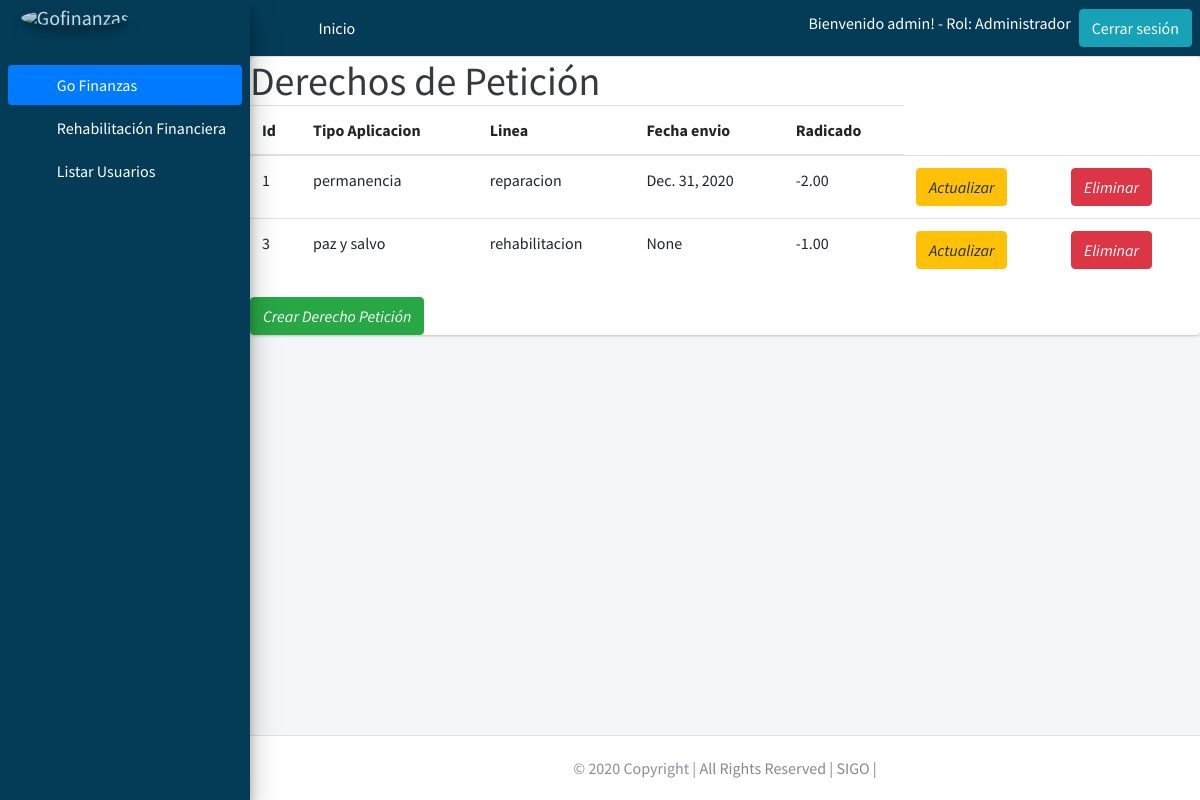
The app's page /listarderechopeticion/3/ (signed in) with its own data.
### users/models.py (models this page shows, shortened)
class Profile(models.Model):
    user = models.OneToOneField(User, on_delete=models.PROTECT)
    rol = models.ForeignKey(Rol, on_delete=models.PROTECT)
    class Meta:
        permissions = (("registrarusuarios", "registrarusuarios"),)

class Rol(models.Model):
    descripcion = models.CharField(max_length=30)

### gestionfinanciera/models.py (models this page shows, shortened)
class Right_Petition(models.Model):
    Type_Application = models.CharField(max_length=20, null=False,blank=True)
    Line = models.CharField(max_length=20, null=False,blank=True)
    Send_Date = models.DateField(default=datetime.datetime.today, blank=True, null=True)
    Filed_Number = models.DecimalField(max_digits=20, decimal_places=2, null=True)
    Reply_Date = models.DateField(default=datetime.datetime.today, blank=True, null=True)
    Process_State = models.CharField(max_length=20, null=True,blank=True)
    Reply = models.CharField(max_length=250, null=True,blank=True)
    Guardianship_Date = models.DateField(default=datetime.datetime.today, blank=True, null=True)
    Court = models.CharField(max_length=20, null=True,blank=True)
    Guardianship_Response_Date = models.DateField(default=datetime.datetime.today, blank=True, null=True)
    Observation = models.CharField(max_length=1000, null=True,blank=True)
    Fk_Management_Type = models.ForeignKey(Management_Type, null=True, on_delete = models.CASCADE,blank=True) # se crea una llave foranea llamando al modelo

### gestionfinanciera/views.py (the view)
# urls.py: path('listarderechopeticion/<int:pk>/', views.RightPetitionView.as_view(), name= 'listarderechopeticion'),# ruta pra mostrar las derechos de peticion registrados de cada cliente
class RightPetitionView(ListView):
    model = Right_Petition
    template_name = 'gestionfinanciera/obligation/right_petition_list.html'
    def get_context_data(self,**kwargs):
        context = super(RightPetitionView,self).get_context_data(**kwargs)
        context['derechopeticion'] = Right_Petition.objects.filter(Fk_Management_Type=self.kwargs['pk'])
        context['management_typeId'] = self.kwargs['pk']
        return context

### Templates/gestionfinanciera/obligation/right_petition_list.html
{% extends 'base/base.html' %}
{% block content %}
          <div class="card blue ">
            <h1 class="m-0 text-dark">Derechos de Petición</h1>
            <table class="table ">
              <div class="card-content white-text">
                <thead>
                  <tr>
                    <th>Id</th>
                    <th>Tipo Aplicacion</th>
                    <th>Linea</th>
                    <th>Fecha envio</th>
                    <th>Radicado</th>
                  </tr>
                </thead>
                <tbody>
                  {% for data in derechopeticion %}
                  <tr>
                    <td>{{ data.id }}</td>
                    <td>{{ data.Type_Application }}</td>
                    <td>{{ data.Line }}</td>
                    <td>{{ data.Send_Date }}</td>
                    <td>{{ data.Filed_Number }}</td>
                    <td>
                        <a href="{% url 'editarderechopeticion' data.id %}" class="btn btn-warning">
                          <i class="material-icons">Actualizar</i>
                        </a>
                    </td>
                    <td>
                      <a href="{% url 'eliminarderechopeticion' data.id %}" class="btn btn-danger">
                        <i class="material-icons">Eliminar</i>
                      </a>
                  </td>
                  </tr>
                  {% endfor %}
                </tbody>
                </div>
              </table>
              <div class="fixed-action-btn">
                <a href="{% url 'crearderechopeticion' management_typeId%}" class="btn btn-success">
                  <i class="large material-icons">Crear Derecho Petición</i>
                </a>
              </div>
            </div>
{% endblock %}

### Templates/base/base.html (shortened to what this page needs)
{% load static %}
<!DOCTYPE html>
<html lang="en">
<head>
  <link rel="stylesheet" href="{% static 'plugins/fontawesome-free/css/all.min.css' %}">
  <link rel="stylesheet" href="{% static 'plugins/overlayScrollbars/css/OverlayScrollbars.min.css' %} ">
  <link rel="stylesheet" href="{% static 'dist/css/adminlte.min.css' %} ">
</head>
<body class="hold-transition sidebar-mini layout-fixed layout-navbar-fixed layout-footer-fixed">
<div class="wrapper">
  <nav class="main-header navbar navbar-expand navbar-white navbar-light" style="background-color:#043c58 ;">
    <ul class="navbar-nav  mr-auto">
      <li class="nav-item">
        <a class="nav-link" data-widget="pushmenu" href="#" role="button"><i class="fas fa-bars"></i></a>
      </li>
      <li class="nav-item d-none d-sm-inline-block">
        {% if user.is_authenticated %}
          <a href="{% url 'listarcliente' %}" class="nav-link" style="color:white;">Inicio</a>
        {% else %}
        <a href="{% url 'index' %}" class="nav-link" style="color:white;">Inicio</a>
        {% endif %}
      </li>
    </ul>
        {% if user.is_authenticated %}
          <h6 class="ml-5" style="color:white;">Bienvenido {{ user.username }}! - Rol: {{ user.profile.rol.descripcion }}</h6>
          <a style="text-align: right" href="{% url 'logout' %}" class="btn btn-info ml-2">Cerrar sesión</a>
        {% else %}
          <a href="{% url 'login' %}" class="btn btn-danger ml-2">Iniciar Sesión</a>
        {% endif %}
    </nav>
  <aside class="main-sidebar sidebar-primary elevation-4" style="background-color:#043c58 ;">
    {% if user.is_authenticated %}
    <a href="{% url 'listarcliente' %}" class="brand-link">
      <img src="{% static 'dist/img/SIGO.png' %}" alt="Gofinanzas" class="brand-image img-circle elevation-3"
           style="opacity: .8">
    </a>
    {% else %}
    <a href="{% url 'index' %}" class="brand-link">
      <img src="{% static 'dist/img/SIGO.png' %}" alt="Gofinanzas" class="brand-image img-circle elevation-3"
           style="opacity: .8">
      <span class="brand-text font-weight-light">Go Finanzas</span>
    </a>
    {% endif %}
    <div class="sidebar">
      <nav class="mt-2">
        <ul class="nav nav-pills nav-sidebar flex-column" data-widget="treeview" role="menu" data-accordion="false">
          <li class="nav-item has-treeview menu-open">
            {% if user.is_authenticated %}
            <a href="" class="nav-link active">
              <i class="nav-icon fas fa-tachometer-alt"></i>
              <p style="color:white;">
                Go Finanzas
                <i class="right fas fa-angle-left"></i>
              </p>
            </a>
            <ul class="nav nav-treeview">
              <li class="nav-item">
                <a href="{% url 'listarcliente' %}" class="nav-link">
                  <i class="far fa-circle nav-icon"></i>
                  <p style="color:white;">Rehabilitación Financiera</p>
                </a>
              </li>
              {% if user.profile.rol.id == 2 %}
                <li class="nav-item">
                  <a href="{% url 'users:userslist' %}" class="nav-link">
                    <i class="far fa-circle nav-icon"></i>
                    <p style="color:white;">Listar Usuarios</p>
                  </a>
                </li>
              {% endif %}
            </ul>
            {% endif %}
          </li>
      </nav>
    </div>
  </aside>
  <div class="content-wrapper">
    {% block content %}{% endblock %}
  </div>
  <footer class="main-footer">
    <div class="footer-copyright text-center py-1">© 2020 Copyright |
      <a style="color: #888888">All Rights Reserved | SIGO |</a>
    </div>
  </footer>
</div>
</body>
</html>

### records on screen
Right_Petition: id "1", Type_Application "permanencia", Line "reparacion", Send_Date "Dec. 31, 2020", Filed_Number "-2.00"
Right_Petition: id "3", Type_Application "paz y salvo", Line "rehabilitacion", Send_Date "None", Filed_Number "-1.00"

### other values on screen
{{ user.username }} "admin"
{{ user.profile.rol.descripcion }} "Administrador"
